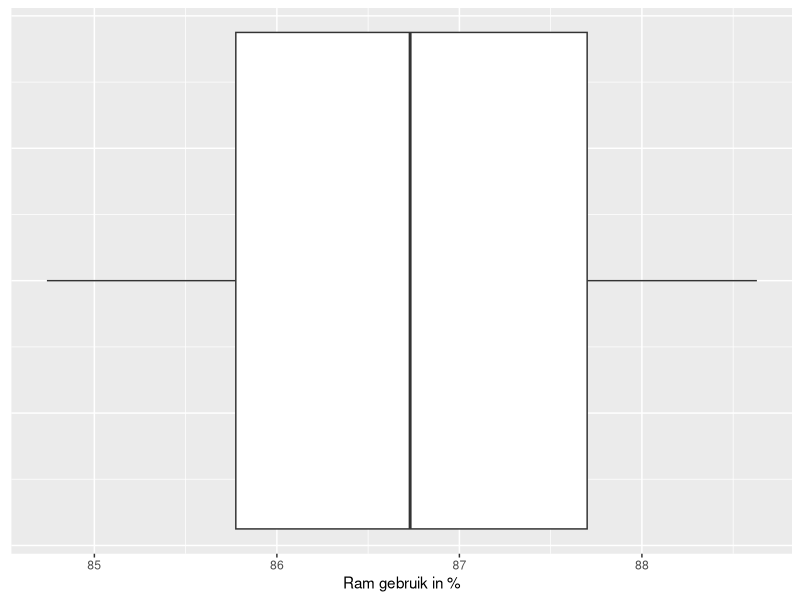

This figure's R source:
library(readr)
library(ggplot2)
TestRam <- read_table2("SC1_RAMGebruikDag9.csv", skip = 1)

names(TestRam)[names(TestRam) == "%memused"] <- "RAM"
ram <- TestRam[4]

RAMBoxPlot <- ggplot(ram,aes(x=RAM)) + geom_boxplot()

RAMBoxPlot <- RAMBoxPlot + theme(axis.text.y = element_blank(), axis.ticks.y = element_blank())

RAMBoxPlot <- RAMBoxPlot + labs(x = "Ram gebruik in %")

RAMBoxPlot